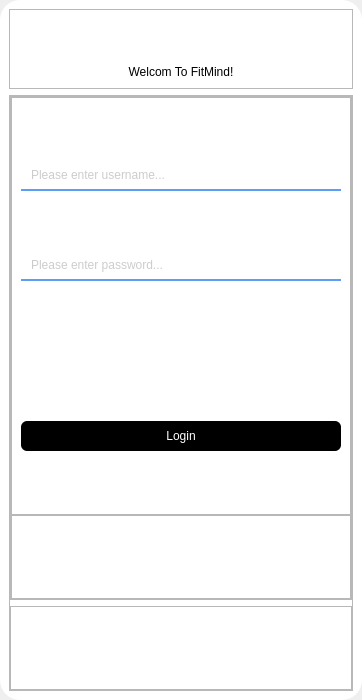
<?xml version="1.0" encoding="UTF-8"?>
<ui version="4.0">
 <class>LoginWindow</class>
 <widget class="QMainWindow" name="LoginWindow">
  <property name="geometry">
   <rect>
    <x>0</x>
    <y>0</y>
    <width>362</width>
    <height>700</height>
   </rect>
  </property>
  <property name="minimumSize">
   <size>
    <width>300</width>
    <height>666</height>
   </size>
  </property>
  <property name="windowTitle">
   <string>MainWindow</string>
  </property>
  <widget class="QWidget" name="centralwidget">
   <layout class="QVBoxLayout" name="verticalLayout_10">
    <property name="spacing">
     <number>0</number>
    </property>
    <property name="leftMargin">
     <number>0</number>
    </property>
    <property name="topMargin">
     <number>0</number>
    </property>
    <property name="rightMargin">
     <number>0</number>
    </property>
    <property name="bottomMargin">
     <number>0</number>
    </property>
    <item>
     <widget class="QFrame" name="frame">
      <property name="minimumSize">
       <size>
        <width>300</width>
        <height>666</height>
       </size>
      </property>
      <property name="styleSheet">
       <string notr="true">#frame{
	background-color: rgb(255, 255, 255);
	border-top-right-radius:20px;
	border-top-left-radius:20px;
	border-bottom-right-radius:20px;
	border-bottom-left-radius:20px;
}</string>
      </property>
      <property name="frameShape">
       <enum>QFrame::Shape::StyledPanel</enum>
      </property>
      <property name="frameShadow">
       <enum>QFrame::Shadow::Raised</enum>
      </property>
      <layout class="QVBoxLayout" name="verticalLayout_9">
       <item>
        <widget class="QFrame" name="frame_7">
         <property name="frameShape">
          <enum>QFrame::Shape::StyledPanel</enum>
         </property>
         <property name="frameShadow">
          <enum>QFrame::Shadow::Raised</enum>
         </property>
         <layout class="QVBoxLayout" name="verticalLayout_8">
          <item>
           <layout class="QHBoxLayout" name="horizontalLayout_6">
            <property name="spacing">
             <number>0</number>
            </property>
            <property name="bottomMargin">
             <number>20</number>
            </property>
            <item>
             <spacer name="horizontalSpacer_2">
              <property name="orientation">
               <enum>Qt::Orientation::Horizontal</enum>
              </property>
              <property name="sizeHint" stdset="0">
               <size>
                <width>228</width>
                <height>20</height>
               </size>
              </property>
             </spacer>
            </item>
            <item>
             <widget class="QPushButton" name="button_exit">
              <property name="minimumSize">
               <size>
                <width>0</width>
                <height>0</height>
               </size>
              </property>
              <property name="styleSheet">
               <string notr="true">QPushButton {
    font: 9pt &quot;微软雅黑&quot;; 
    border: 1px solid #ccc; /* 细边框 */
    border-radius: 6px; /* 轻微圆角 */
    background-color: white; /* 纯白背景 */
    color: black; /* 黑色文字 */
	border:none;
}

QPushButton:hover {
    background-color: #f0f0f0; /* 浅灰色悬浮效果 */
    padding-bottom: 2px; /* 轻微下移，增加按压感 */
}

QPushButton:pressed {
    background-color: #e0e0e0; /* 更深的灰色，按下效果 */
    padding-bottom: 1px;
}

QPushButton:disabled {
    background-color: #f8f8f8;
    color: gray;
    border-color: #ddd;
}
</string>
              </property>
              <property name="text">
               <string/>
              </property>
              <property name="icon">
               <iconset resource="../res.qrc">
                <normaloff>:/icons/icon/delete-1--remove-add-button-buttons-delete-cross-x.png</normaloff>:/icons/icon/delete-1--remove-add-button-buttons-delete-cross-x.png</iconset>
              </property>
              <property name="iconSize">
               <size>
                <width>16</width>
                <height>16</height>
               </size>
              </property>
             </widget>
            </item>
           </layout>
          </item>
          <item>
           <widget class="QLabel" name="label">
            <property name="styleSheet">
             <string notr="true">font: 25pt &quot;华文隶书&quot;;</string>
            </property>
            <property name="text">
             <string>Welcom To FitMind!</string>
            </property>
            <property name="alignment">
             <set>Qt::AlignmentFlag::AlignCenter</set>
            </property>
           </widget>
          </item>
         </layout>
        </widget>
       </item>
       <item>
        <widget class="QFrame" name="frame_2">
         <property name="minimumSize">
          <size>
           <width>261</width>
           <height>461</height>
          </size>
         </property>
         <property name="frameShape">
          <enum>QFrame::Shape::StyledPanel</enum>
         </property>
         <property name="frameShadow">
          <enum>QFrame::Shadow::Raised</enum>
         </property>
         <layout class="QVBoxLayout" name="verticalLayout">
          <property name="leftMargin">
           <number>0</number>
          </property>
          <property name="topMargin">
           <number>0</number>
          </property>
          <property name="rightMargin">
           <number>0</number>
          </property>
          <property name="bottomMargin">
           <number>0</number>
          </property>
          <item>
           <widget class="QFrame" name="frame_3">
            <property name="sizePolicy">
             <sizepolicy hsizetype="Preferred" vsizetype="Expanding">
              <horstretch>0</horstretch>
              <verstretch>6</verstretch>
             </sizepolicy>
            </property>
            <property name="frameShape">
             <enum>QFrame::Shape::StyledPanel</enum>
            </property>
            <property name="frameShadow">
             <enum>QFrame::Shadow::Raised</enum>
            </property>
            <layout class="QVBoxLayout" name="verticalLayout_3">
             <property name="spacing">
              <number>0</number>
             </property>
             <property name="leftMargin">
              <number>0</number>
             </property>
             <property name="topMargin">
              <number>0</number>
             </property>
             <property name="rightMargin">
              <number>0</number>
             </property>
             <property name="bottomMargin">
              <number>0</number>
             </property>
             <item>
              <widget class="QFrame" name="frame_5">
               <property name="sizePolicy">
                <sizepolicy hsizetype="Preferred" vsizetype="Expanding">
                 <horstretch>0</horstretch>
                 <verstretch>5</verstretch>
                </sizepolicy>
               </property>
               <property name="frameShape">
                <enum>QFrame::Shape::StyledPanel</enum>
               </property>
               <property name="frameShadow">
                <enum>QFrame::Shadow::Raised</enum>
               </property>
               <layout class="QVBoxLayout" name="verticalLayout_4">
                <property name="spacing">
                 <number>0</number>
                </property>
                <property name="leftMargin">
                 <number>0</number>
                </property>
                <property name="topMargin">
                 <number>0</number>
                </property>
                <property name="rightMargin">
                 <number>0</number>
                </property>
                <property name="bottomMargin">
                 <number>0</number>
                </property>
                <item>
                 <widget class="QStackedWidget" name="stackedWidget_2">
                  <property name="sizePolicy">
                   <sizepolicy hsizetype="Preferred" vsizetype="Preferred">
                    <horstretch>0</horstretch>
                    <verstretch>0</verstretch>
                   </sizepolicy>
                  </property>
                  <property name="styleSheet">
                   <string notr="true">QPushButton {
    font: 9pt &quot;微软雅黑&quot;; 
    border: 1px solid #ccc; /* 细边框 */
    border-radius: 6px; /* 轻微圆角 */
    background-color: black; /* 纯黑背景 */
    color: white; /* 白色文字 */
	border:none;
}

QPushButton:hover {
    background-color: rgb(15,15,15); /* 浅灰色悬浮效果 */
    padding-bottom: 2px; /* 轻微下移，增加按压感 */
}

QPushButton:pressed {
    background-color: rgb(125,125,125); /* 更深的灰色，按下效果 */
    padding-bottom: 1px;
}

QPushButton:disabled {
    background-color: #f8f8f8;
    color: gray;
    border-color: #ddd;
}

QLineEdit {
    font: 9pt &quot;微软雅黑&quot;;
    border: none; /* 移除所有边框 */
    border-bottom: 2px solid #5c9ef5; /* 初始底部颜色 */
    background-color: rgba(255, 255, 255, 0.3); /* 半透明背景 */
    padding: 5px 8px; /* 适当的内边距 */
    color: #999999; /* 待机状态字体颜色：浅灰色 */
    selection-background-color: #a8d8ff; /* 选中文字的背景 */
    transition: border-bottom 0.3s ease-in-out, color 0.3s ease-in-out; /* 添加颜色渐变 */
}

QLineEdit:hover {
    border-bottom: 2px solid #3b7fd4; /* 悬浮时底部颜色变深 */
    background-color: rgba(255, 255, 255, 0.5); /* 提高透明度 */
}

QLineEdit:focus {
    border-bottom: 2px solid #ff6600; /* 聚焦时变成橙色 */
    background-color: rgba(255, 255, 255, 0.7); /* 聚焦时更加清晰 */
    color: black; /* 输入时字体颜色变黑 */
}



</string>
                  </property>
                  <property name="currentIndex">
                   <number>0</number>
                  </property>
                  <widget class="QWidget" name="page_login">
                   <layout class="QVBoxLayout" name="verticalLayout_5">
                    <item>
                     <widget class="QLineEdit" name="line_login_username">
                      <property name="minimumSize">
                       <size>
                        <width>0</width>
                        <height>30</height>
                       </size>
                      </property>
                      <property name="inputMask">
                       <string/>
                      </property>
                      <property name="text">
                       <string/>
                      </property>
                      <property name="placeholderText">
                       <string>Please enter username...</string>
                      </property>
                     </widget>
                    </item>
                    <item>
                     <widget class="QLineEdit" name="line_login_password">
                      <property name="minimumSize">
                       <size>
                        <width>0</width>
                        <height>30</height>
                       </size>
                      </property>
                      <property name="text">
                       <string/>
                      </property>
                      <property name="echoMode">
                       <enum>QLineEdit::EchoMode::Password</enum>
                      </property>
                      <property name="placeholderText">
                       <string>Please enter password...</string>
                      </property>
                     </widget>
                    </item>
                    <item>
                     <layout class="QHBoxLayout" name="horizontalLayout_2">
                      <item>
                       <spacer name="horizontalSpacer">
                        <property name="orientation">
                         <enum>Qt::Orientation::Horizontal</enum>
                        </property>
                        <property name="sizeHint" stdset="0">
                         <size>
                          <width>40</width>
                          <height>20</height>
                         </size>
                        </property>
                       </spacer>
                      </item>
                      <item>
                       <widget class="QPushButton" name="button_retrieve">
                        <property name="minimumSize">
                         <size>
                          <width>16</width>
                          <height>16</height>
                         </size>
                        </property>
                        <property name="styleSheet">
                         <string notr="true">QPushButton {
    font: 9pt &quot;微软雅黑&quot;; 
    border: 1px solid #ccc; /* 细边框 */
    border-radius: 6px; /* 轻微圆角 */
    background-color: white; /* 纯白背景 */
    color: black; /* 黑色文字 */
	border:none;
}

QPushButton:hover {
    background-color: #f0f0f0; /* 浅灰色悬浮效果 */
    padding-bottom: 2px; /* 轻微下移，增加按压感 */
}

QPushButton:pressed {
    background-color: #e0e0e0; /* 更深的灰色，按下效果 */
    padding-bottom: 1px;
}

QPushButton:disabled {
    background-color: #f8f8f8;
    color: gray;
    border-color: #ddd;
}
</string>
                        </property>
                        <property name="text">
                         <string/>
                        </property>
                        <property name="icon">
                         <iconset resource="../res.qrc">
                          <normaloff>:/icons/icon/question-mark.png</normaloff>:/icons/icon/question-mark.png</iconset>
                        </property>
                       </widget>
                      </item>
                     </layout>
                    </item>
                    <item>
                     <widget class="QPushButton" name="button_login_confirm">
                      <property name="minimumSize">
                       <size>
                        <width>60</width>
                        <height>30</height>
                       </size>
                      </property>
                      <property name="text">
                       <string>Login</string>
                      </property>
                     </widget>
                    </item>
                   </layout>
                  </widget>
                  <widget class="QWidget" name="page_register">
                   <layout class="QVBoxLayout" name="verticalLayout_6">
                    <property name="spacing">
                     <number>0</number>
                    </property>
                    <property name="leftMargin">
                     <number>9</number>
                    </property>
                    <property name="topMargin">
                     <number>9</number>
                    </property>
                    <property name="rightMargin">
                     <number>9</number>
                    </property>
                    <property name="bottomMargin">
                     <number>6</number>
                    </property>
                    <item>
                     <widget class="QLineEdit" name="line_register_email">
                      <property name="minimumSize">
                       <size>
                        <width>0</width>
                        <height>30</height>
                       </size>
                      </property>
                      <property name="placeholderText">
                       <string>Please enter QQ email...</string>
                      </property>
                     </widget>
                    </item>
                    <item>
                     <widget class="QLineEdit" name="line_register_username">
                      <property name="minimumSize">
                       <size>
                        <width>0</width>
                        <height>30</height>
                       </size>
                      </property>
                      <property name="placeholderText">
                       <string>Please enter username...</string>
                      </property>
                     </widget>
                    </item>
                    <item>
                     <widget class="QLineEdit" name="line_register_password">
                      <property name="minimumSize">
                       <size>
                        <width>0</width>
                        <height>30</height>
                       </size>
                      </property>
                      <property name="echoMode">
                       <enum>QLineEdit::EchoMode::Password</enum>
                      </property>
                      <property name="placeholderText">
                       <string>Please enter password...</string>
                      </property>
                     </widget>
                    </item>
                    <item>
                     <widget class="QLineEdit" name="line_register_okpassword">
                      <property name="minimumSize">
                       <size>
                        <width>0</width>
                        <height>30</height>
                       </size>
                      </property>
                      <property name="echoMode">
                       <enum>QLineEdit::EchoMode::Password</enum>
                      </property>
                      <property name="placeholderText">
                       <string>Please confirm password...</string>
                      </property>
                     </widget>
                    </item>
                    <item>
                     <widget class="QSplitter" name="splitter">
                      <property name="orientation">
                       <enum>Qt::Orientation::Horizontal</enum>
                      </property>
                      <widget class="QLineEdit" name="line_register_verification">
                       <property name="placeholderText">
                        <string>Verification code...</string>
                       </property>
                      </widget>
                      <widget class="QPushButton" name="button_register_verificationGet">
                       <property name="minimumSize">
                        <size>
                         <width>60</width>
                         <height>25</height>
                        </size>
                       </property>
                       <property name="text">
                        <string>Get</string>
                       </property>
                      </widget>
                     </widget>
                    </item>
                    <item>
                     <widget class="QPushButton" name="button_register_confirm">
                      <property name="minimumSize">
                       <size>
                        <width>60</width>
                        <height>30</height>
                       </size>
                      </property>
                      <property name="text">
                       <string>Register</string>
                      </property>
                     </widget>
                    </item>
                   </layout>
                  </widget>
                  <widget class="QWidget" name="page_retrievePassword">
                   <layout class="QVBoxLayout" name="verticalLayout_7">
                    <item>
                     <widget class="QLineEdit" name="line_retrievePassword_email">
                      <property name="minimumSize">
                       <size>
                        <width>0</width>
                        <height>30</height>
                       </size>
                      </property>
                      <property name="placeholderText">
                       <string>Please enter QQ email...</string>
                      </property>
                     </widget>
                    </item>
                    <item>
                     <widget class="QSplitter" name="splitter_2">
                      <property name="orientation">
                       <enum>Qt::Orientation::Horizontal</enum>
                      </property>
                      <widget class="QLineEdit" name="line_retrievePassword_verification">
                       <property name="minimumSize">
                        <size>
                         <width>0</width>
                         <height>30</height>
                        </size>
                       </property>
                       <property name="placeholderText">
                        <string>Verification code...</string>
                       </property>
                      </widget>
                      <widget class="QPushButton" name="button_retrievePassword_verificationGet">
                       <property name="minimumSize">
                        <size>
                         <width>60</width>
                         <height>25</height>
                        </size>
                       </property>
                       <property name="text">
                        <string>Get</string>
                       </property>
                      </widget>
                     </widget>
                    </item>
                    <item>
                     <widget class="QLineEdit" name="line_retrievePassword_password">
                      <property name="minimumSize">
                       <size>
                        <width>0</width>
                        <height>30</height>
                       </size>
                      </property>
                      <property name="echoMode">
                       <enum>QLineEdit::EchoMode::Password</enum>
                      </property>
                      <property name="placeholderText">
                       <string>Please enter password...</string>
                      </property>
                     </widget>
                    </item>
                    <item>
                     <widget class="QLineEdit" name="line_retrievePassword_okpassword">
                      <property name="minimumSize">
                       <size>
                        <width>0</width>
                        <height>30</height>
                       </size>
                      </property>
                      <property name="echoMode">
                       <enum>QLineEdit::EchoMode::Password</enum>
                      </property>
                      <property name="placeholderText">
                       <string>Please confirm password...</string>
                      </property>
                     </widget>
                    </item>
                    <item>
                     <widget class="QPushButton" name="button_retrievePassword_confirm">
                      <property name="minimumSize">
                       <size>
                        <width>0</width>
                        <height>30</height>
                       </size>
                      </property>
                      <property name="text">
                       <string>Retrieve</string>
                      </property>
                     </widget>
                    </item>
                   </layout>
                  </widget>
                 </widget>
                </item>
               </layout>
              </widget>
             </item>
             <item>
              <widget class="QFrame" name="frame_6">
               <property name="sizePolicy">
                <sizepolicy hsizetype="Preferred" vsizetype="Expanding">
                 <horstretch>0</horstretch>
                 <verstretch>1</verstretch>
                </sizepolicy>
               </property>
               <property name="styleSheet">
                <string notr="true">QPushButton {
    font: 9pt &quot;微软雅黑&quot;; 
    border: 1px solid #ccc; /* 细边框 */
    border-radius: 6px; /* 轻微圆角 */
    background-color: white; /* 纯白背景 */
    color: black; /* 黑色文字 */
	border:none;
    min-width: 60px;
    min-height: 25px;
}

QPushButton:hover {
    background-color: #f0f0f0; /* 浅灰色悬浮效果 */
    padding-bottom: 2px; /* 轻微下移，增加按压感 */
}

QPushButton:pressed {
    background-color: #e0e0e0; /* 更深的灰色，按下效果 */
    padding-bottom: 1px;
}

QPushButton:disabled {
    background-color: #f8f8f8;
    color: gray;
    border-color: #ddd;
}
</string>
               </property>
               <property name="frameShape">
                <enum>QFrame::Shape::StyledPanel</enum>
               </property>
               <property name="frameShadow">
                <enum>QFrame::Shadow::Raised</enum>
               </property>
               <layout class="QHBoxLayout" name="horizontalLayout" stretch="0,0">
                <property name="spacing">
                 <number>0</number>
                </property>
                <property name="leftMargin">
                 <number>0</number>
                </property>
                <property name="topMargin">
                 <number>0</number>
                </property>
                <property name="rightMargin">
                 <number>0</number>
                </property>
                <property name="bottomMargin">
                 <number>0</number>
                </property>
                <item>
                 <widget class="QPushButton" name="button_login">
                  <property name="styleSheet">
                   <string notr="true"/>
                  </property>
                  <property name="text">
                   <string/>
                  </property>
                  <property name="icon">
                   <iconset resource="../res.qrc">
                    <normaloff>:/icons/icon/login-1--arrow-enter-frame-left-login-point-rectan.png</normaloff>:/icons/icon/login-1--arrow-enter-frame-left-login-point-rectan.png</iconset>
                  </property>
                 </widget>
                </item>
                <item>
                 <widget class="QPushButton" name="button_register">
                  <property name="styleSheet">
                   <string notr="true"/>
                  </property>
                  <property name="text">
                   <string/>
                  </property>
                  <property name="icon">
                   <iconset resource="../res.qrc">
                    <normaloff>:/icons/icon/user-add-plus--actions-add-close-geometric-human-p.png</normaloff>:/icons/icon/user-add-plus--actions-add-close-geometric-human-p.png</iconset>
                  </property>
                 </widget>
                </item>
               </layout>
              </widget>
             </item>
            </layout>
           </widget>
          </item>
          <item>
           <widget class="QFrame" name="frame_4">
            <property name="sizePolicy">
             <sizepolicy hsizetype="Preferred" vsizetype="Expanding">
              <horstretch>0</horstretch>
              <verstretch>1</verstretch>
             </sizepolicy>
            </property>
            <property name="frameShape">
             <enum>QFrame::Shape::StyledPanel</enum>
            </property>
            <property name="frameShadow">
             <enum>QFrame::Shadow::Raised</enum>
            </property>
            <layout class="QVBoxLayout" name="verticalLayout_2">
             <property name="spacing">
              <number>0</number>
             </property>
             <property name="leftMargin">
              <number>0</number>
             </property>
             <property name="topMargin">
              <number>0</number>
             </property>
             <property name="rightMargin">
              <number>0</number>
             </property>
             <property name="bottomMargin">
              <number>0</number>
             </property>
             <item>
              <widget class="QStackedWidget" name="stackedWidget">
               <property name="currentIndex">
                <number>0</number>
               </property>
               <widget class="QWidget" name="page_login_tap">
                <layout class="QHBoxLayout" name="horizontalLayout_3">
                 <item>
                  <widget class="QLabel" name="label_login_error">
                   <property name="text">
                    <string/>
                   </property>
                  </widget>
                 </item>
                </layout>
               </widget>
               <widget class="QWidget" name="page_register_tap">
                <layout class="QHBoxLayout" name="horizontalLayout_4">
                 <item>
                  <widget class="QLabel" name="label_register_error">
                   <property name="text">
                    <string/>
                   </property>
                  </widget>
                 </item>
                </layout>
               </widget>
               <widget class="QWidget" name="page_retrievePassword_tap">
                <layout class="QHBoxLayout" name="horizontalLayout_5">
                 <item>
                  <widget class="QLabel" name="label_retrievePassword_error">
                   <property name="text">
                    <string/>
                   </property>
                  </widget>
                 </item>
                </layout>
               </widget>
              </widget>
             </item>
            </layout>
           </widget>
          </item>
         </layout>
        </widget>
       </item>
      </layout>
     </widget>
    </item>
   </layout>
  </widget>
 </widget>
 <resources>
  <include location="../res.qrc"/>
 </resources>
 <connections>
  <connection>
   <sender>button_exit</sender>
   <signal>clicked()</signal>
   <receiver>LoginWindow</receiver>
   <slot>close()</slot>
   <hints>
    <hint type="sourcelabel">
     <x>343</x>
     <y>46</y>
    </hint>
    <hint type="destinationlabel">
     <x>372</x>
     <y>15</y>
    </hint>
   </hints>
  </connection>
 </connections>
</ui>
